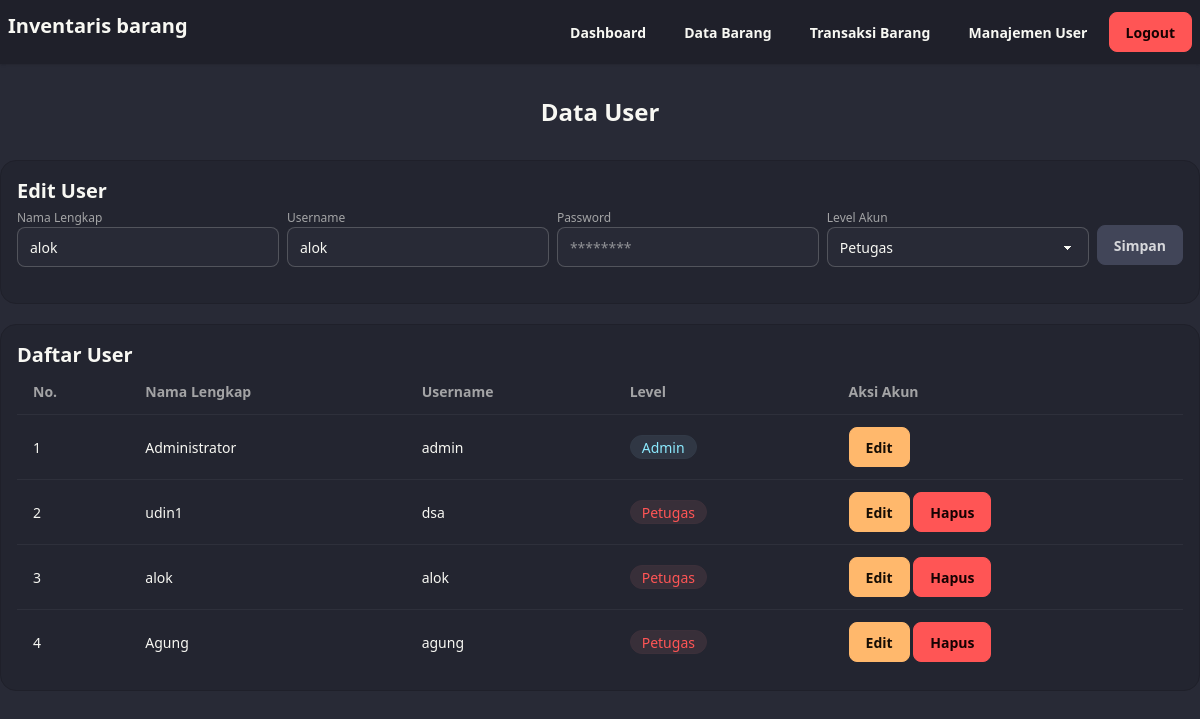
Screenshot of /user.php?id=3&action=edit (signed in) with the database file from the repository.
### tables this page shows
CREATE TABLE `tbl_user` (
  `id_user` int(11) NOT NULL,
  `username` varchar(50) NOT NULL,
  `password` varchar(255) NOT NULL,
  `nama_lengkap` varchar(100) NOT NULL,
  `level` enum('admin','petugas') NOT NULL
);

### functions.php (called while the page is built, shortened)
<?php
function isLoggedIn()
{
    return isset($_SESSION['status_login']) && $_SESSION['status_login'];
}
function isAdmin()
{
    return isLoggedIn() && $_SESSION['level'] === 'admin';
}

### user.php (the view, shortened to what this page needs)
<?php
require 'functions.php';
$id = $_GET['id'] ?? null;
$action = $_GET['action'] ?? null;
$data = null;
if ($id) {
    $data = $koneksi->query("SELECT * FROM tbl_user WHERE id_user = '$id'")->fetch_assoc();
}
$users = $koneksi->query('SELECT * from tbl_user');
?>
<!DOCTYPE html>
<html lang="en" data-theme="dracula">
<head>
    <link href="https://cdn.jsdelivr.net/npm/daisyui@5" rel="stylesheet" type="text/css" />
    <script src="https://cdn.jsdelivr.net/npm/@tailwindcss/browser@4"></script>
    <link href="https://cdn.jsdelivr.net/npm/daisyui@5/themes.css" rel="stylesheet" type="text/css" />
</head>
<body>
    <nav class="navbar bg-base-300 shadow-sm">
        <div class="max-w-7xl flex mx-auto container">
            <div class="flex-1">
                <a class="text-xl font-bold">Inventaris barang</a>
            </div>
            <div class="flex-none gap-4">
                <a class="btn btn-ghost" href="./">Dashboard</a>
                <a class="btn btn-ghost" href="barang.php">Data Barang</a>
                <a class="btn btn-ghost" href="transaksi.php">Transaksi Barang</a>
                <?php if (isAdmin()): ?>
                    <a class="btn btn-ghost" href="user.php">Manajemen User</a>
                <?php endif; ?>
                <a class="btn btn-error" href="logout.php" onclick="return confirm('Apakah anda yakin untuk logout?')">Logout</a>
            </div>
        </div>
    </nav>
    <div class="max-w-7xl mx-auto container">
        <h1 class="my-8 text-center font-bold text-2xl">Data User</h1>
        <div class="mb-5 bg-base-200 border-base-300 rounded-box border p-4">
            <h3 class="text-xl font-semibold"><?= ucfirst($action ?? 'tambah') ?> User</h3>
            <form action="user.php?action=<?= $action ?? 'tambah' ?><?= $action === 'edit' ? '&id=' . $data['id_user'] : '' ?>" method="POST">
                <fieldset class="fieldset gap-2 flex w-full">
                    <div class="flex flex-col w-full mb-4">
                        <label for="nama_lengkap" class="label">Nama Lengkap</label>
                        <input class="input" type="text" id="nama_lengkap" name="nama_lengkap" placeholder="Contoh: Udin Mantap" value="<?= $data['nama_lengkap'] ?? '' ?>" required>
                    </div>
                    <div class="flex flex-col w-full mb-4">
                        <label for="username" class="label">Username</label>
                        <input class="input" type="text" id="username" name="username" placeholder="Contoh: udindin" value="<?= $data['username'] ?? '' ?>" required>
                    </div>
                    <div class="flex flex-col w-full mb-4">
                        <label for="password" class="label">Password</label>
                        <?php if (($action ?? 'tambah') == 'tambah'): ?>
                            <input class="input" type="password" id="password" name="password" placeholder="********" required>
                        <?php else: ?>
                            <input class="input" type="password" id="password" name="password" placeholder="********">
                        <?php endif; ?>
                    </div>
                    <div class="flex flex-col w-full mb-4">
                        <label for="level" class="label">Level Akun</label>
                        <select class="select" name="level" id="level">
                            <option value="petugas" <?= isset($data['level']) && $data['level'] == 'petugas' ? 'selected' : '' ?>>Petugas</option>
                        </select>
                    </div>
                    <button type="submit" class="btn btn-neutral mt-4">Simpan</button>
                </fieldset>
            </form>
        </div>
        <div class="bg-base-200 border-base-300 rounded-box border p-4">
            <h3 class="text-xl font-semibold">Daftar User</h3>
            <table class="table">
                <thead>
                    <tr>
                        <th>No.</th>
                        <th>Nama Lengkap</th>
                        <th>Username</th>
                        <th>Level</th>
                        <th>Aksi Akun</th>
                    </tr>
                </thead>
                <tbody>
                    <?php foreach ($users as $index => $user) : ?>
                        <tr>
                            <td><?= $index + 1 ?></td>
                            <td><?= $user['nama_lengkap'] ?></td>
                            <td><?= $user['username'] ?></td>
                            <td>
                                <div class="badge badge-soft <?= $user['level'] == "admin" ? 'badge-info' : 'badge-error' ?>"><?= ucfirst($user['level']) ?></div>
                            </td>
                            <td>
                                <a class="btn btn-accent" href="user.php?id=<?= $user['id_user'] ?>&action=edit">Edit</a>
                                <?php if (!($_SESSION['id_user'] === $user['id_user'])): ?>
                                    <a class="btn btn-error" href="user.php?id=<?= $user['id_user'] ?>&action=hapus" onclick="return confirm('Apakah kamu yakin ingin menghapus user <?= $user['nama_lengkap'] ?>?')">Hapus</a>
                                <?php endif; ?>
                            </td>
                        </tr>
                    <?php endforeach; ?>
                </tbody>
            </table>
        </div>
    </div>
</body>
</html>

### rows the page displays
tbl_user: nama_lengkap "alok", username "alok", level "Petugas"
tbl_user: nama_lengkap "Administrator", username "admin", level "Admin"
tbl_user: nama_lengkap "udin1", username "dsa", level "Petugas"
tbl_user: nama_lengkap "Agung", username "agung", level "Petugas"

### other values shown
$action "Edit"
